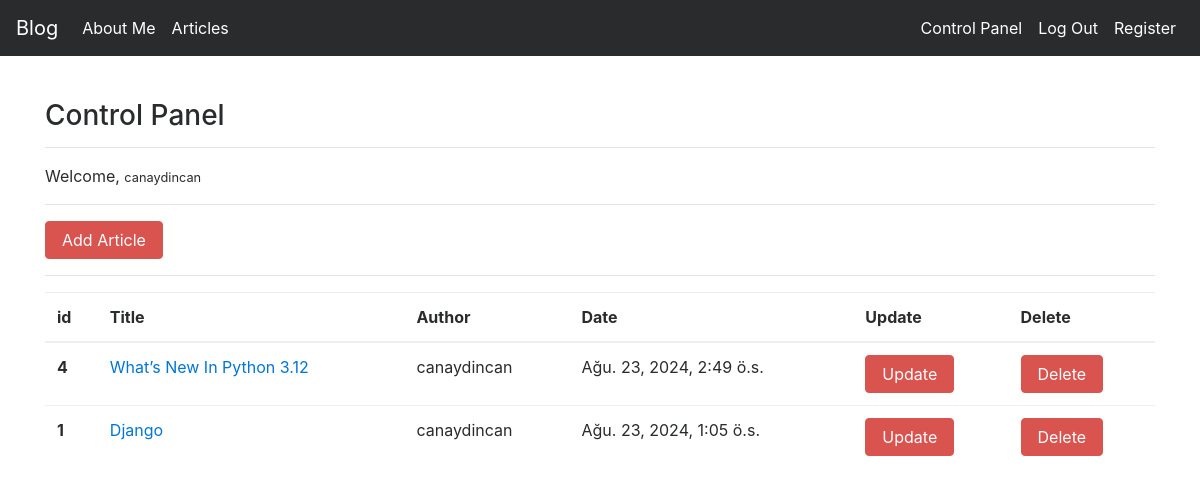
Screenshot of /articles/dashboard/ (signed in) with the database file from the repository.
### article/models.py (models this page shows, shortened)
class Article(models.Model):
    author = models.ForeignKey("auth.User",on_delete = models.CASCADE,verbose_name = "Author")
    title = models.CharField(max_length = 50,verbose_name = "Title")
    content = RichTextField()
    created_date = models.DateTimeField(auto_now_add=True,verbose_name="Create Date")
    article_image = models.FileField(blank = True,null = True,verbose_name="Add to photo on article")
    class Meta:
        ordering = ['-created_date']

### article/views.py (the view)
# urls.py: path('dashboard/',views.dashboard,name = "dashboard"),
@login_required(login_url = "user:login")
def dashboard(request):
    articles = Article.objects.filter(author = request.user)
    context = {
        "articles":articles
    }
    return render(request,"dashboard.html",context)

### templates/dashboard.html
{% extends "layout.html" %}
{% block body %}
<h3>Control Panel</h3>
<hr>
<p>
    Welcome, <small>{{request.user.username}}</small>
</p>
<hr>
<a class = "btn btn-danger" href = "{% url 'article:addarticle' %}">Add Article</a>
<hr>
{% if articles %}
<table class="table">
        <thead>
          <tr>
            <th scope="col">id</th>
            <th scope="col">Title</th>
            <th scope="col">Author</th>
            <th scope="col">Date</th>
            <th scope="col">Update</th>
            <th scope="col">Delete</th>
          </tr>
        </thead>
        <tbody>
          {% for article in articles %}
          <tr>
            <th scope="row">{{article.id}}</th>
            <td><a href="{% url 'article:detail' article.id %}">{{article.title}}</a></td>
            <td>{{article.author.username}}</td>
            <td>{{article.created_date}}</td>
            <td><a href="{% url 'article:update' article.id %}" class = "btn btn-danger">Update</a></td>
            <td><a href="{% url 'article:delete' article.id %}" class = "btn btn-danger">Delete</a> </td>
          </tr>
          {% endfor %}
        </tbody>
      </table>
{% else %}
<div class = "alert alert-danger">
    You don't have any articles yet.
</div>
{% endif %}
{% endblock body %}

### rows the page displays
Article: id "4", title "What’s New In Python 3.12", author.username "canaydincan", created_date "Ağu. 23, 2024, 2:49 ö.s."
Article: id "1", title "Django", author.username "canaydincan", created_date "Ağu. 23, 2024, 1:05 ö.s."

### other values shown
{{ request.user.username }} "canaydincan"
